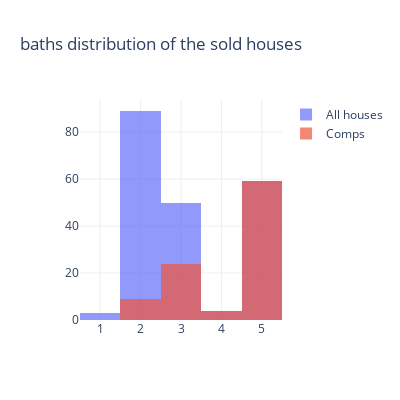

The notebook cell saved with this chart:
### Code cell
fig = go.Figure()
fig.add_trace(go.Histogram(x=del_mar_full[del_mar_full['GLA(feet)'] > 0]['Bathrooms'], xbins_size=1,  name='All houses'))
fig.add_trace(go.Histogram(x=comps['Bathrooms'], xbins_size=1,  name='Comps'))

fig.update_layout(title_text='baths distribution of the sold houses',
                  width=400, height=400, plot_bgcolor='rgba(0,0,0,0)', showlegend=True,
                  yaxis=dict(gridcolor='#EEEEEE', nticks=5),
                  xaxis=dict(gridcolor='#EEEEEE', nticks=6,
                             tickfont=dict(size=12)))
fig.update_layout(barmode='overlay')
fig.update_traces(opacity=0.7)
fig.show()

### Figure 1 — Plotly figure (JSON) as saved in the notebook; plotly's stock layout.template omitted (floating-point values rounded to 4 significant figures; data arrays with more than 128 entries replaced by an {"elided": "..."} marker saying what was removed)
{"data": [{"name": "All houses", "opacity": 0.7, "type": "histogram", "x": {"elided": "212 int values"}, "xbins": {"size": 1}}, {"name": "Comps", "opacity": 0.7, "type": "histogram", "x": [3, 2, 3, 2, 2, 3, 3, 5, 2, 5, 5, 5, 5, 3, 3, 2, 5, 3, 5, 5, 5, 3, 3, 2, 3, 3, 5, 3, 3, 3, 2, 4, 3, 4, 3, 3, 5, 3, 3, 3, 2, 3, 4, 3, 3, 3, 2, 5, 5, 5, 5, 5, 5, 5, 5, 5, 5, 5, 5, 5, 5, 5, 5, 5, 5, 5, 5, 5, 5, 5, 5, 5, 5, 5, 5, 5, 5, 5, 5, 5, 5, 5, 5, 5, 5, 5, 4, 5, 5, 5, 5, 5, 5, 5, 5, 5], "xbins": {"size": 1}}], "layout": {"barmode": "overlay", "height": 400, "plot_bgcolor": "rgba(0,0,0,0)", "showlegend": true, "title": {"text": "baths distribution of the sold houses"}, "width": 400, "xaxis": {"gridcolor": "#EEEEEE", "nticks": 6, "tickfont": {"size": 12}}, "yaxis": {"gridcolor": "#EEEEEE", "nticks": 5}}}
